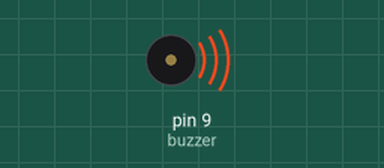
Bench run of a sketch on a simulated Arduino Uno, built with avr-gcc and run on an emulated ATmega328P. Shown: buzzer (waves = sounding).

Above: at 0.1 s.
Timing chart, 0 to 40.0 s (numbered marks = the images above):
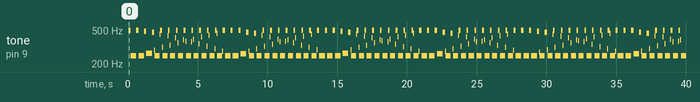

The sketch:

sketch_jul25a.ino
```cpp
int buzzer = 9 ;
void setup ()
{
  pinMode (buzzer, OUTPUT) ;
}
void loop ()
{
  unsigned char i, j ;
  while (1)
  {
    for (i = 0; i <80; i++) // When a frequency sound
    {
      digitalWrite (buzzer, HIGH) ; //send tone
      delay (1) ;
      digitalWrite (buzzer, LOW) ; //no tone
      delay (1) ;
    }
    for (i = 0; i <100; i++)
    {
      digitalWrite (buzzer, HIGH) ;
      delay (2) ;
      digitalWrite (buzzer, LOW) ;
      delay (2) ;
    }
  }
}
```

Measured:
- by itself, tone on pin 9 (buzzer): plays 496 Hz for 0.16 s, 249 Hz for 0.40 s, 496 Hz for 0.16 s, 249 Hz for 0.40 s, 483 Hz for 0.16 s, 268 Hz for 0.40 s … (241 notes in this stretch)
